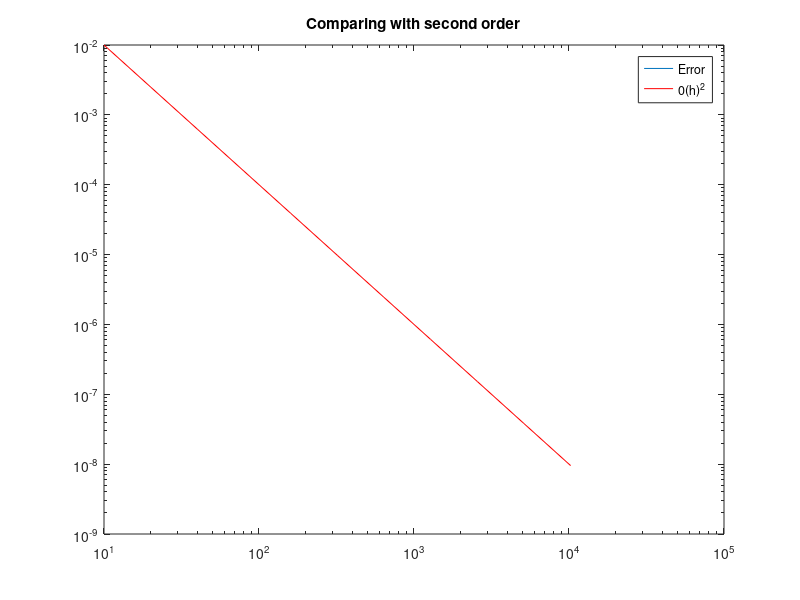

The MATLAB source for this figure:
clc;
clear all;
close all;
f=@(x) sqrt(x)*log(x); % function
a=0; % lower limit
b=1; % upper limit
n=1;
k=1;
Err(1)=0;
while(n<=1024)
N(k)=10*n;
h=(b-a)/n;% step length
x=a:h:b;
for i=1:length(x)
y(i)=f(x(i));
end
% Trapezoid formula
l=length(x);
Th=((h/2)*((y(1)+y(l))+2*(sum(y)-y(1)-y(l))));
Error=abs(Th-4/9); % error
n=n*2;
Trpa(k)=Th;
Err(k+1)=Error;
Log_err(k)=log2( Err(k)/ Err(k+1));
k=k+1;
end
disp('n Integral value log2(e_(n/2)/e_n) ')
disp('___________________________________________________________')
Log_err(1)=0;
for i=1:k-1
fprintf('%0.5f \t %15e \t %15f \n',N(i),Trpa(i), Log_err(i))
end
loglog(N,Err(1:k-1))
hold on
loglog(N,1./N.^2,'r')
legend('Error','0(h)^2')
title('Comparing with second order')
